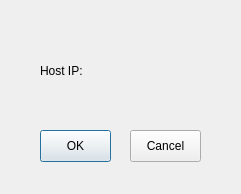
<?xml version="1.0" encoding="UTF-8"?>
<ui version="4.0">
 <class>ServerPanel</class>
 <widget class="QDialog" name="ServerPanel">
  <property name="geometry">
   <rect>
    <x>0</x>
    <y>0</y>
    <width>241</width>
    <height>194</height>
   </rect>
  </property>
  <property name="windowTitle">
   <string>Create the connection</string>
  </property>
  <widget class="QLabel" name="label_2">
   <property name="geometry">
    <rect>
     <x>100</x>
     <y>60</y>
     <width>131</width>
     <height>21</height>
    </rect>
   </property>
   <property name="mouseTracking">
    <bool>false</bool>
   </property>
   <property name="text">
    <string/>
   </property>
   <property name="textInteractionFlags">
    <set>Qt::LinksAccessibleByMouse|Qt::TextSelectableByMouse</set>
   </property>
  </widget>
  <widget class="QLabel" name="label">
   <property name="geometry">
    <rect>
     <x>40</x>
     <y>60</y>
     <width>60</width>
     <height>21</height>
    </rect>
   </property>
   <property name="text">
    <string>Host IP:</string>
   </property>
  </widget>
  <widget class="QPushButton" name="OK">
   <property name="geometry">
    <rect>
     <x>40</x>
     <y>130</y>
     <width>71</width>
     <height>32</height>
    </rect>
   </property>
   <property name="text">
    <string>OK</string>
   </property>
  </widget>
  <widget class="QPushButton" name="Cancel">
   <property name="geometry">
    <rect>
     <x>130</x>
     <y>130</y>
     <width>71</width>
     <height>32</height>
    </rect>
   </property>
   <property name="text">
    <string>Cancel</string>
   </property>
  </widget>
 </widget>
 <resources/>
 <connections>
  <connection>
   <sender>OK</sender>
   <signal>clicked()</signal>
   <receiver>ServerPanel</receiver>
   <slot>accept()</slot>
   <hints>
    <hint type="sourcelabel">
     <x>75</x>
     <y>145</y>
    </hint>
    <hint type="destinationlabel">
     <x>120</x>
     <y>96</y>
    </hint>
   </hints>
  </connection>
  <connection>
   <sender>Cancel</sender>
   <signal>clicked()</signal>
   <receiver>ServerPanel</receiver>
   <slot>reject()</slot>
   <hints>
    <hint type="sourcelabel">
     <x>165</x>
     <y>145</y>
    </hint>
    <hint type="destinationlabel">
     <x>120</x>
     <y>96</y>
    </hint>
   </hints>
  </connection>
 </connections>
</ui>
